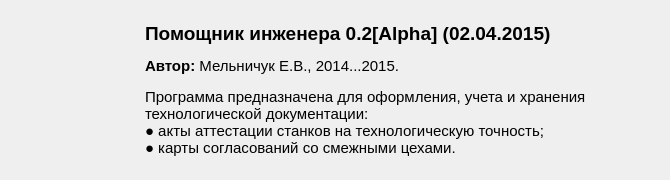
<?xml version="1.0" encoding="UTF-8"?>
<ui version="4.0">
 <class>aboutDialog</class>
 <widget class="QDialog" name="aboutDialog">
  <property name="geometry">
   <rect>
    <x>0</x>
    <y>0</y>
    <width>670</width>
    <height>180</height>
   </rect>
  </property>
  <property name="minimumSize">
   <size>
    <width>670</width>
    <height>180</height>
   </size>
  </property>
  <property name="maximumSize">
   <size>
    <width>670</width>
    <height>180</height>
   </size>
  </property>
  <property name="windowTitle">
   <string>О программе...</string>
  </property>
  <property name="windowIcon">
   <iconset resource="resources.qrc">
    <normaloff>:/images/res/images/engineer.png</normaloff>:/images/res/images/engineer.png</iconset>
  </property>
  <layout class="QGridLayout" name="gridLayout">
   <item row="0" column="0">
    <widget class="QFrame" name="frame">
     <property name="minimumSize">
      <size>
       <width>128</width>
       <height>128</height>
      </size>
     </property>
     <property name="maximumSize">
      <size>
       <width>128</width>
       <height>128</height>
      </size>
     </property>
     <property name="styleSheet">
      <string notr="true">image: url(:/images/res/images/engineer.png);</string>
     </property>
     <property name="frameShape">
      <enum>QFrame::NoFrame</enum>
     </property>
     <property name="frameShadow">
      <enum>QFrame::Raised</enum>
     </property>
    </widget>
   </item>
   <item row="0" column="1">
    <widget class="QLabel" name="label">
     <property name="text">
      <string>&lt;html&gt;&lt;head/&gt;&lt;body&gt;&lt;p&gt;&lt;span style=&quot; font-size:14pt; font-weight:600;&quot;&gt;Помощник инженера 0.2[Alpha] (02.04.2015)&lt;/span&gt;&lt;/p&gt;&lt;p&gt;&lt;span style=&quot; font-size:11pt; font-weight:600;&quot;&gt;Автор:&lt;/span&gt;&lt;span style=&quot; font-size:11pt;&quot;&gt; Мельничук Е.В., 2014...2015.&lt;/span&gt;&lt;br/&gt;&lt;br/&gt;&lt;span style=&quot; font-size:11pt;&quot;&gt;Программа предназначена для оформления, учета и хранения технологической документации:&lt;/span&gt;&lt;br/&gt;&lt;span style=&quot; font-size:11pt;&quot;&gt;● акты аттестации станков на технологическую точность;&lt;br/&gt;● карты согласований со смежными цехами.&lt;/span&gt;&lt;/p&gt;&lt;/body&gt;&lt;/html&gt;</string>
     </property>
     <property name="alignment">
      <set>Qt::AlignLeading|Qt::AlignLeft|Qt::AlignTop</set>
     </property>
     <property name="wordWrap">
      <bool>true</bool>
     </property>
    </widget>
   </item>
  </layout>
 </widget>
 <resources>
  <include location="resources.qrc"/>
 </resources>
 <connections/>
</ui>
